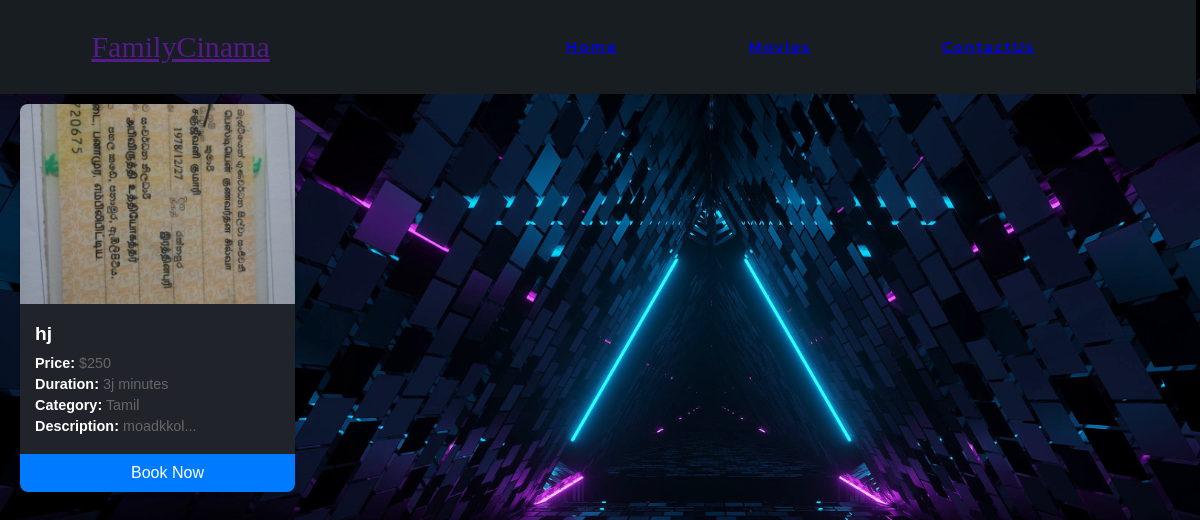
Before: /Movie/movie.php with the older database file.
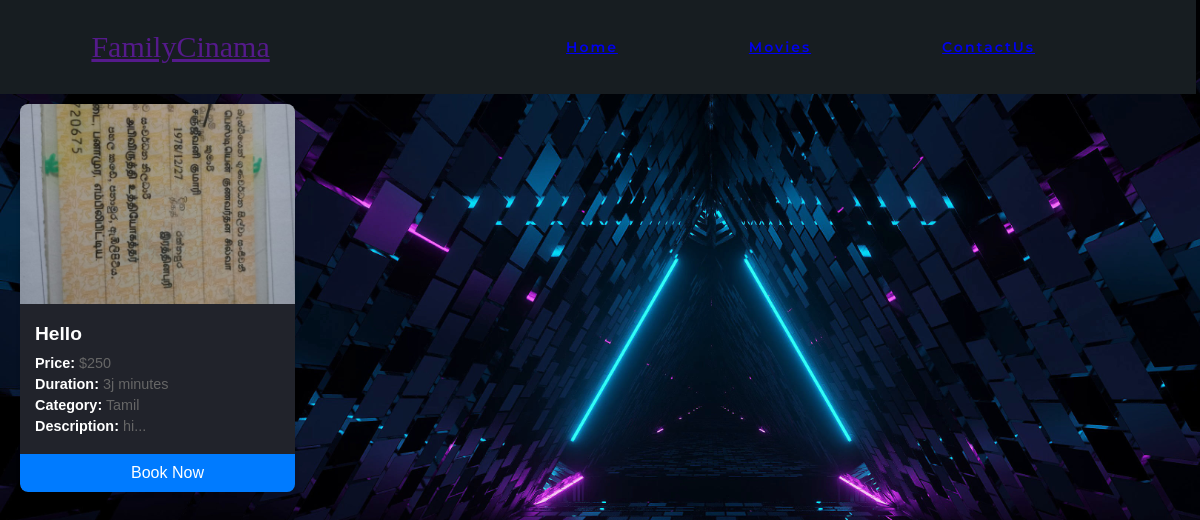
After: the same page with the newer database file.
### tables this page shows
CREATE TABLE `movies` (
  `id` int(11) NOT NULL,
  `title` varchar(150) NOT NULL,
  `price` int(11) NOT NULL,
  `duration` varchar(500) NOT NULL,
  `category` varchar(20) NOT NULL,
  `description` varchar(500) NOT NULL,
  `photo` longblob NOT NULL
);

### Movie/movie.php (the view, shortened to what this page needs)
<?php
    include '../header2.php';
    include '../dbh.php';
    $sql = "SELECT * FROM movies";
    $result = mysqli_query($conn, $sql);
?>
<!DOCTYPE html>
<html lang="en">
<head>
</head>
<body>
<div class="container">
        <?php
        while ($row = mysqli_fetch_assoc($result)) {
            echo "<div class='movie'>";
            echo "<img src='" . htmlspecialchars($row['photo']) . "' alt='Movie poster for " . htmlspecialchars($row['title']) . "'>";
            echo "<div class='movie-info'>";
            echo "<h2>" . htmlspecialchars($row['title']) . "</h2>";
            echo "<p><strong>Price:</strong> $" . htmlspecialchars($row['price']) . "</p>";
            echo "<p><strong>Duration:</strong> " . htmlspecialchars($row['duration']) . " minutes</p>";
            echo "<p><strong>Category:</strong> " . htmlspecialchars($row['category']) . "</p>";
            echo "<p><strong>Description:</strong> " . htmlspecialchars(substr($row['description'], 0, 100)) . "...</p>";
            echo "</div>";
            echo "<a href='../Booking/add_booking.php' class='book-btn'>Book Now</a>";
            echo "</div>";
        }
        ?>
    </div>
</body>
</html>

Changed rows visible on the page:
changed movies "Tamil": title "hj" → "Hello"; description "moadkkol" → "hi"
